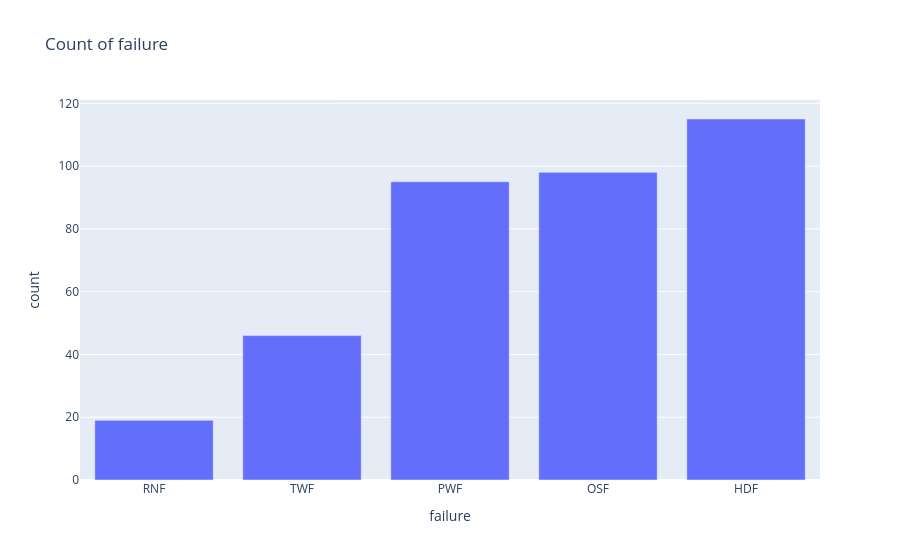

Notebook code for this chart:
### Code cell
fig = px.bar(failure_distribution, x= 'failure', y= 'count', title= 'Count of failure')
fig.show()

### Figure 1 — Plotly figure (JSON) as saved in the notebook; plotly's stock layout.template omitted (floating-point values rounded to 4 significant figures)
{"data": [{"hovertemplate": "failure=%{x}<br>count=%{y}<extra></extra>", "legendgroup": "", "marker": {"color": "#636efa", "pattern": {"shape": ""}}, "name": "", "orientation": "v", "showlegend": false, "textposition": "auto", "type": "bar", "x": ["RNF", "TWF", "PWF", "OSF", "HDF"], "xaxis": "x", "y": [19, 46, 95, 98, 115], "yaxis": "y"}], "layout": {"barmode": "relative", "legend": {"tracegroupgap": 0}, "title": {"text": "Count of failure"}, "xaxis": {"anchor": "y", "domain": [0, 1], "title": {"text": "failure"}}, "yaxis": {"anchor": "x", "domain": [0, 1], "title": {"text": "count"}}}}
